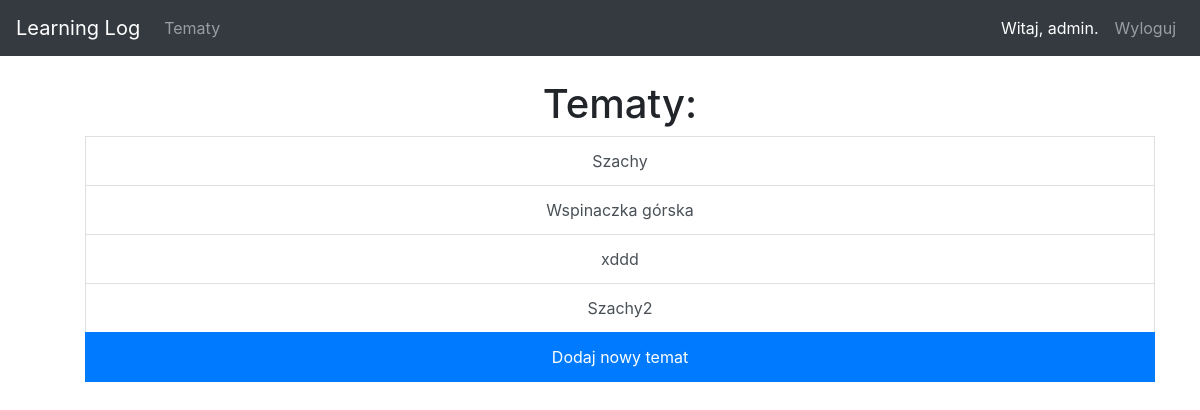
Before: /topics/ (signed in) with the older database file.
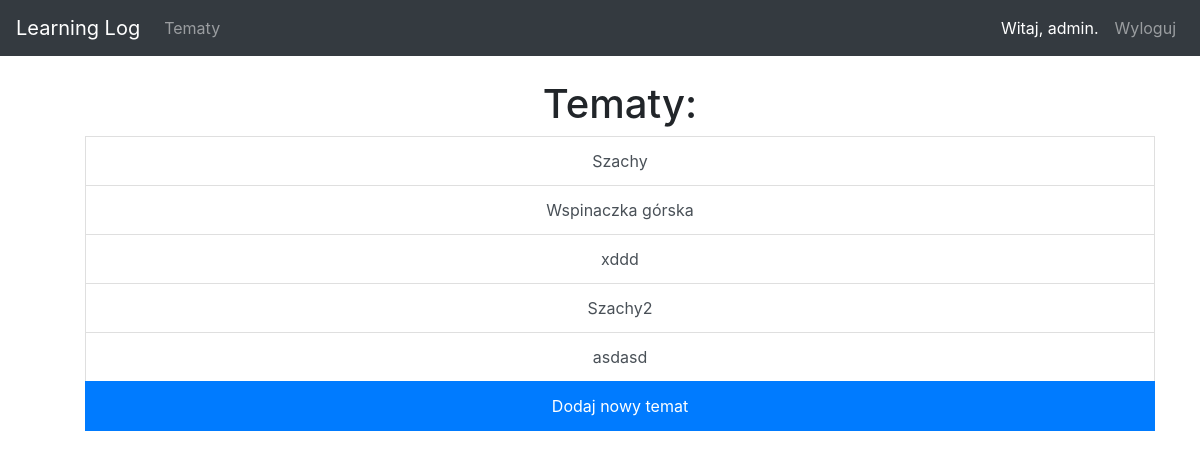
After: the same page with the newer database file.
### learning_logs/models.py (models this page shows)
class Topic(models.Model):
    text = models.CharField(max_length=200)
    date_added = models.DateTimeField(auto_now_add=True)
    owner = models.ForeignKey(User, on_delete=models.CASCADE, )
    def __str__(self):
        return self.text

### learning_logs/views.py (the view)
# urls.py: url(r'^topics/$', views.topics, name="topics"),
@login_required
def topics(request):
    topics = Topic.objects.filter(owner=request.user).order_by('date_added')
    context = {'topics': topics}
    return render(request, 'learning_logs/topics.html', context)

### learning_logs/templates/learning_logs/topics.html
{%  extends "learning_logs/base.html" %}
{% block content %}
    <div class="list-group text-center">
    <ul>
        <h1 class="">Tematy:</h1>
        {% for topic in topics %}
                <a href="{% url 'learning_logs:topic' topic.id %}" class="list-group-item list-group-item-action">{{ topic }}</a>
        {% empty %}
            <li>Nie został jeszcze dodany żaden temat.</li>
        {% endfor %}
    <a href="{%  url 'learning_logs:new_topic' %}" class="list-group-item list-group-item-action active">Dodaj nowy temat</a>
    </ul>
    </div>
{% endblock content %}

Changed rows visible on the page:
added Topic: text "asdasd"
